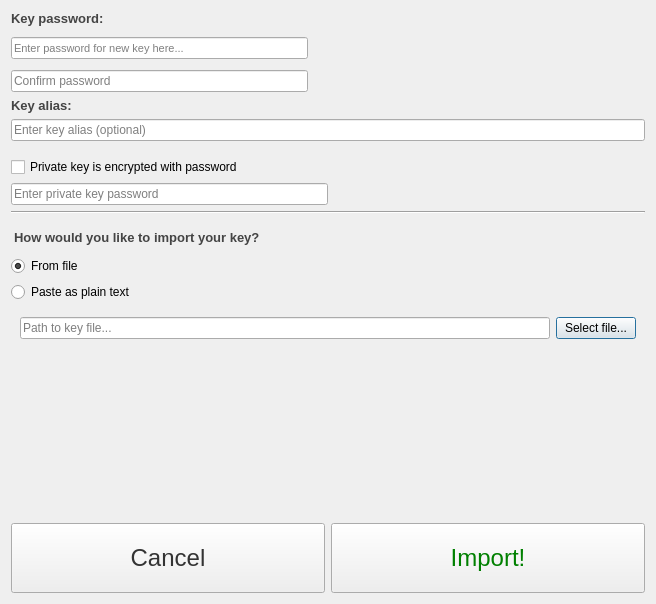
<?xml version="1.0" encoding="UTF-8"?>
<ui version="4.0">
 <class>KeyImport</class>
 <widget class="QDialog" name="KeyImport">
  <property name="windowModality">
   <enum>Qt::WindowModal</enum>
  </property>
  <property name="geometry">
   <rect>
    <x>0</x>
    <y>0</y>
    <width>656</width>
    <height>604</height>
   </rect>
  </property>
  <property name="windowTitle">
   <string>Dialog</string>
  </property>
  <layout class="QVBoxLayout" name="verticalLayout_6">
   <item>
    <layout class="QHBoxLayout" name="horizontalLayout_3">
     <item>
      <layout class="QVBoxLayout" name="verticalLayout_3">
       <property name="spacing">
        <number>11</number>
       </property>
       <property name="rightMargin">
        <number>20</number>
       </property>
       <item>
        <widget class="QLabel" name="key_password_label">
         <property name="font">
          <font>
           <pointsize>10</pointsize>
           <weight>75</weight>
           <bold>true</bold>
          </font>
         </property>
         <property name="visible">
          <bool>false</bool>
         </property>
         <property name="styleSheet">
          <string notr="true">color: #444</string>
         </property>
         <property name="text">
          <string>Key password:</string>
         </property>
        </widget>
       </item>
       <item>
        <widget class="QLineEdit" name="new_password">
         <property name="font">
          <font>
           <pointsize>8</pointsize>
          </font>
         </property>
         <property name="visible">
          <bool>false</bool>
         </property>
         <property name="whatsThis">
          <string>Every private key must be protected with password or passphrase. Please enter
                                    the password in this field. You will be required to enter it again every time you
                                    use this key.
                                </string>
         </property>
         <property name="echoMode">
          <enum>QLineEdit::Password</enum>
         </property>
         <property name="placeholderText">
          <string>Enter password for new key here...</string>
         </property>
         <property name="clearButtonEnabled">
          <bool>true</bool>
         </property>
        </widget>
       </item>
       <item>
        <widget class="QLineEdit" name="confirm_password">
         <property name="visible">
          <bool>false</bool>
         </property>
         <property name="echoMode">
          <enum>QLineEdit::Password</enum>
         </property>
         <property name="placeholderText">
          <string>Confirm password</string>
         </property>
         <property name="clearButtonEnabled">
          <bool>true</bool>
         </property>
        </widget>
       </item>
      </layout>
     </item>
     <item>
      <spacer name="horizontalSpacer_2">
       <property name="orientation">
        <enum>Qt::Horizontal</enum>
       </property>
       <property name="sizeHint" stdset="0">
        <size>
         <width>40</width>
         <height>20</height>
        </size>
       </property>
      </spacer>
     </item>
    </layout>
   </item>
   <item>
    <layout class="QVBoxLayout" name="verticalLayout_4">
     <property name="rightMargin">
      <number>0</number>
     </property>
     <item>
      <widget class="QLabel" name="label">
       <property name="font">
        <font>
         <pointsize>10</pointsize>
         <weight>75</weight>
         <bold>true</bold>
        </font>
       </property>
       <property name="styleSheet">
        <string notr="true">color: #444</string>
       </property>
       <property name="text">
        <string>Key alias:</string>
       </property>
      </widget>
     </item>
     <item>
      <widget class="QLineEdit" name="key_alias">
       <property name="placeholderText">
        <string>Enter key alias (optional)</string>
       </property>
      </widget>
     </item>
    </layout>
   </item>
   <item>
    <layout class="QHBoxLayout" name="horizontalLayout_5">
     <item>
      <layout class="QVBoxLayout" name="ly_existing_password">
       <property name="topMargin">
        <number>10</number>
       </property>
       <item>
        <widget class="QCheckBox" name="is_key_encrypted">
         <property name="visible">
          <bool>false</bool>
         </property>
         <property name="whatsThis">
          <string/>
         </property>
         <property name="text">
          <string>Private key is encrypted with password</string>
         </property>
        </widget>
       </item>
       <item>
        <layout class="QHBoxLayout" name="horizontalLayout_7">
         <property name="bottomMargin">
          <number>0</number>
         </property>
         <item>
          <widget class="QLineEdit" name="existing_password">
           <property name="visible">
            <bool>false</bool>
           </property>
           <property name="whatsThis">
            <string>If imported private key is protected with password - enter the password
                                            here
                                        </string>
           </property>
           <property name="styleSheet">
            <string notr="true"/>
           </property>
           <property name="echoMode">
            <enum>QLineEdit::Password</enum>
           </property>
           <property name="placeholderText">
            <string>Enter private key password</string>
           </property>
           <property name="clearButtonEnabled">
            <bool>true</bool>
           </property>
          </widget>
         </item>
        </layout>
       </item>
      </layout>
     </item>
     <item>
      <spacer name="horizontalSpacer">
       <property name="orientation">
        <enum>Qt::Horizontal</enum>
       </property>
       <property name="sizeHint" stdset="0">
        <size>
         <width>40</width>
         <height>20</height>
        </size>
       </property>
      </spacer>
     </item>
    </layout>
   </item>
   <item>
    <widget class="Line" name="line">
     <property name="orientation">
      <enum>Qt::Horizontal</enum>
     </property>
    </widget>
   </item>
   <item>
    <widget class="QLabel" name="label_2">
     <property name="font">
      <font>
       <pointsize>10</pointsize>
       <weight>75</weight>
       <bold>true</bold>
      </font>
     </property>
     <property name="styleSheet">
      <string notr="true">margin-top: 10px; margin-bottom: 5px; color: #444</string>
     </property>
     <property name="text">
      <string>How would you like to import your key?</string>
     </property>
    </widget>
   </item>
   <item>
    <layout class="QVBoxLayout" name="verticalLayout">
     <item>
      <widget class="QRadioButton" name="import_from_file">
       <property name="text">
        <string>From file</string>
       </property>
       <property name="checked">
        <bool>true</bool>
       </property>
      </widget>
     </item>
     <item>
      <widget class="QRadioButton" name="paste_as_plain_text">
       <property name="text">
        <string>Paste as plain text</string>
       </property>
      </widget>
     </item>
    </layout>
   </item>
   <item>
    <widget class="QStackedWidget" name="stackedWidget">
     <property name="currentIndex">
      <number>0</number>
     </property>
     <widget class="QWidget" name="page">
      <layout class="QVBoxLayout" name="verticalLayout_5">
       <item>
        <layout class="QHBoxLayout" name="horizontalLayout">
         <property name="topMargin">
          <number>0</number>
         </property>
         <property name="rightMargin">
          <number>0</number>
         </property>
         <property name="bottomMargin">
          <number>0</number>
         </property>
         <item>
          <widget class="QLineEdit" name="key_file_path">
           <property name="readOnly">
            <bool>false</bool>
           </property>
           <property name="placeholderText">
            <string>Path to key file...</string>
           </property>
          </widget>
         </item>
         <item>
          <widget class="QPushButton" name="btn_select_file">
           <property name="text">
            <string>Select file...</string>
           </property>
          </widget>
         </item>
        </layout>
       </item>
       <item>
        <spacer name="verticalSpacer_2">
         <property name="orientation">
          <enum>Qt::Vertical</enum>
         </property>
         <property name="sizeHint" stdset="0">
          <size>
           <width>20</width>
           <height>40</height>
          </size>
         </property>
        </spacer>
       </item>
      </layout>
     </widget>
     <widget class="QWidget" name="page_2">
      <layout class="QVBoxLayout" name="verticalLayout_2">
       <item>
        <layout class="QHBoxLayout" name="ly_key_data">
         <property name="topMargin">
          <number>15</number>
         </property>
         <property name="bottomMargin">
          <number>15</number>
         </property>
         <item>
          <widget class="QPlainTextEdit" name="key_data">
           <property name="visible">
            <bool>true</bool>
           </property>
           <property name="placeholderText">
            <string>Paste key data here...</string>
           </property>
          </widget>
         </item>
        </layout>
       </item>
      </layout>
     </widget>
    </widget>
   </item>
   <item>
    <spacer name="verticalSpacer">
     <property name="orientation">
      <enum>Qt::Vertical</enum>
     </property>
     <property name="sizeHint" stdset="0">
      <size>
       <width>20</width>
       <height>122</height>
      </size>
     </property>
    </spacer>
   </item>
   <item>
    <layout class="QHBoxLayout" name="horizontalLayout_4">
     <item>
      <widget class="QPushButton" name="btn_cancel">
       <property name="font">
        <font>
         <pointsize>18</pointsize>
        </font>
       </property>
       <property name="styleSheet">
        <string notr="true">color: #333; padding: 20px</string>
       </property>
       <property name="text">
        <string>Cancel</string>
       </property>
      </widget>
     </item>
     <item>
      <widget class="QPushButton" name="btn_import">
       <property name="font">
        <font>
         <pointsize>18</pointsize>
        </font>
       </property>
       <property name="styleSheet">
        <string notr="true">color: green; padding: 20px;</string>
       </property>
       <property name="text">
        <string>Import!</string>
       </property>
      </widget>
     </item>
    </layout>
   </item>
  </layout>
 </widget>
 <resources/>
 <connections/>
</ui>
